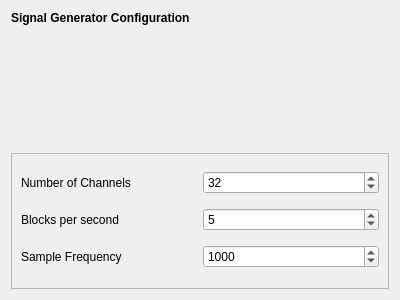
<?xml version="1.0" encoding="UTF-8"?>
<ui version="4.0">
 <class>SignalGenSetupWidget</class>
 <widget class="QWidget" name="SignalGenSetupWidget">
  <property name="geometry">
   <rect>
    <x>0</x>
    <y>0</y>
    <width>400</width>
    <height>300</height>
   </rect>
  </property>
  <property name="windowTitle">
   <string>Form</string>
  </property>
  <layout class="QVBoxLayout" name="verticalLayout">
   <item>
    <widget class="QLabel" name="m_qLabel_Headline">
     <property name="font">
      <font>
       <weight>75</weight>
       <bold>true</bold>
      </font>
     </property>
     <property name="text">
      <string>Signal Generator Configuration</string>
     </property>
     <property name="alignment">
      <set>Qt::AlignLeading|Qt::AlignLeft|Qt::AlignTop</set>
     </property>
    </widget>
   </item>
   <item>
    <widget class="QFrame" name="frame">
     <property name="frameShape">
      <enum>QFrame::StyledPanel</enum>
     </property>
     <property name="frameShadow">
      <enum>QFrame::Raised</enum>
     </property>
     <layout class="QGridLayout" name="gridLayout">
      <item row="1" column="0">
       <widget class="QLabel" name="label_2">
        <property name="text">
         <string>Blocks per second</string>
        </property>
       </widget>
      </item>
      <item row="0" column="1">
       <widget class="QSpinBox" name="nchannels_spinBox">
        <property name="minimum">
         <number>1</number>
        </property>
        <property name="maximum">
         <number>999</number>
        </property>
        <property name="value">
         <number>32</number>
        </property>
       </widget>
      </item>
      <item row="2" column="1">
       <widget class="QSpinBox" name="samplefreq_spinBox">
        <property name="minimum">
         <number>1</number>
        </property>
        <property name="maximum">
         <number>9999</number>
        </property>
        <property name="value">
         <number>1000</number>
        </property>
       </widget>
      </item>
      <item row="1" column="1">
       <widget class="QSpinBox" name="blockpersecond_spinBox">
        <property name="minimum">
         <number>1</number>
        </property>
        <property name="maximum">
         <number>100</number>
        </property>
        <property name="value">
         <number>5</number>
        </property>
       </widget>
      </item>
      <item row="0" column="0">
       <widget class="QLabel" name="label">
        <property name="text">
         <string>Number of Channels</string>
        </property>
       </widget>
      </item>
      <item row="2" column="0">
       <widget class="QLabel" name="label_3">
        <property name="text">
         <string>Sample Frequency</string>
        </property>
       </widget>
      </item>
     </layout>
    </widget>
   </item>
  </layout>
 </widget>
 <resources/>
 <connections/>
</ui>
